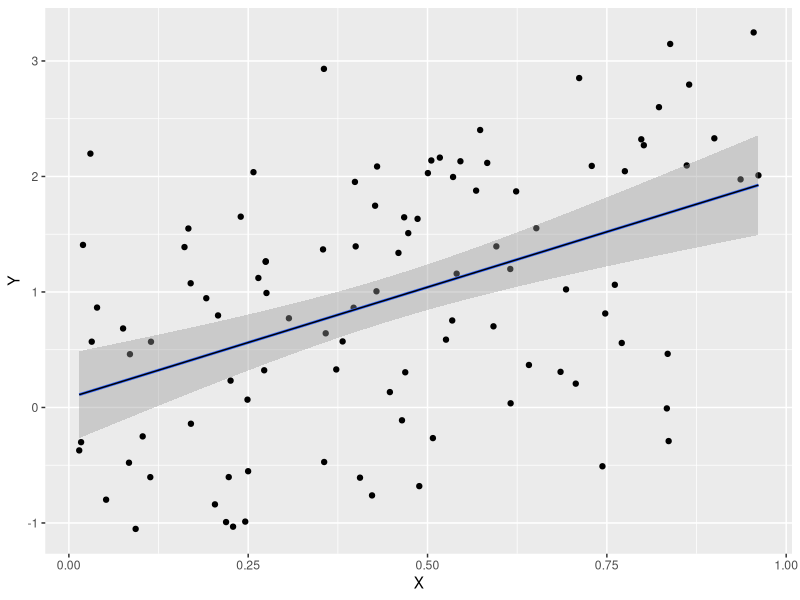

This chart was generated by the following R code:
## ---- chunk 1
knitr::opts_chunk$set(echo = TRUE)
## ---- chunk 2
library(ggplot2) #Import ggplot2 package 
set.seed(10)
n = 100
X = sort(runif(n)) #Uniform distribution generation of 100 variables
Y = 2*X + rnorm(n)
data = data.frame(X = X, Y = Y)

training_model = lm(Y ~ X)
predictions = predict(training_model, newdata = data)

ggplot(data, aes(x = X, y = Y)) + geom_point() + geom_smooth(method = 'lm') + geom_line(aes(y = predictions))
